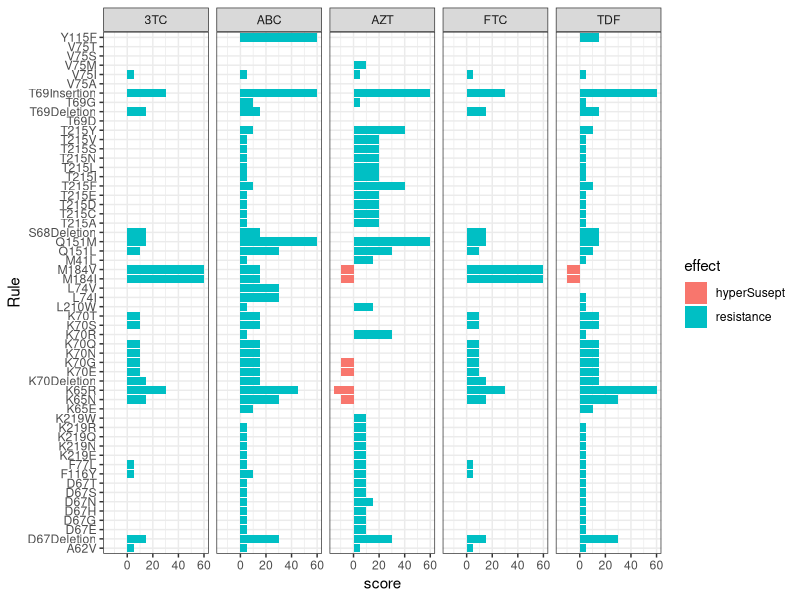
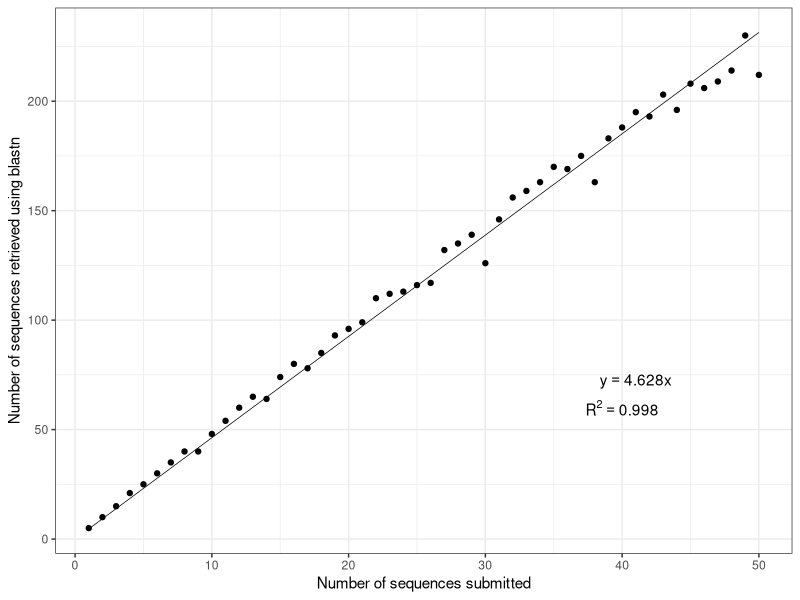
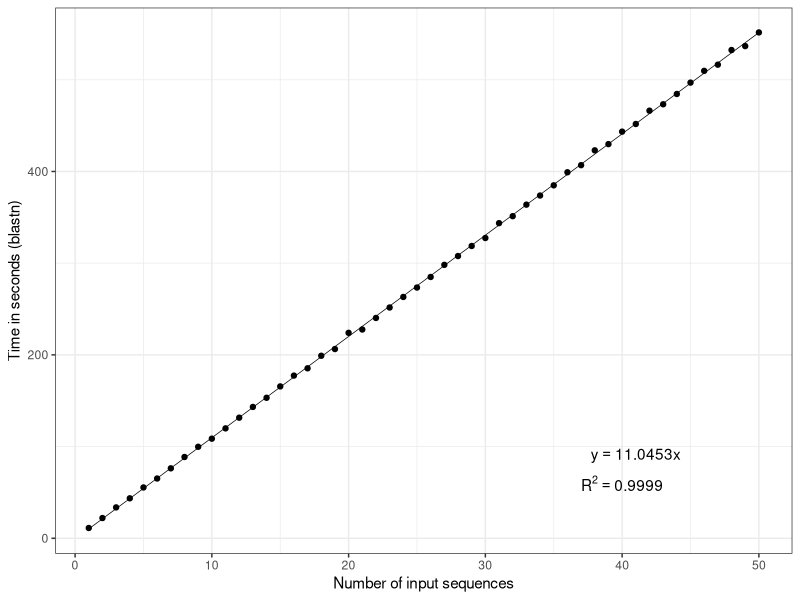
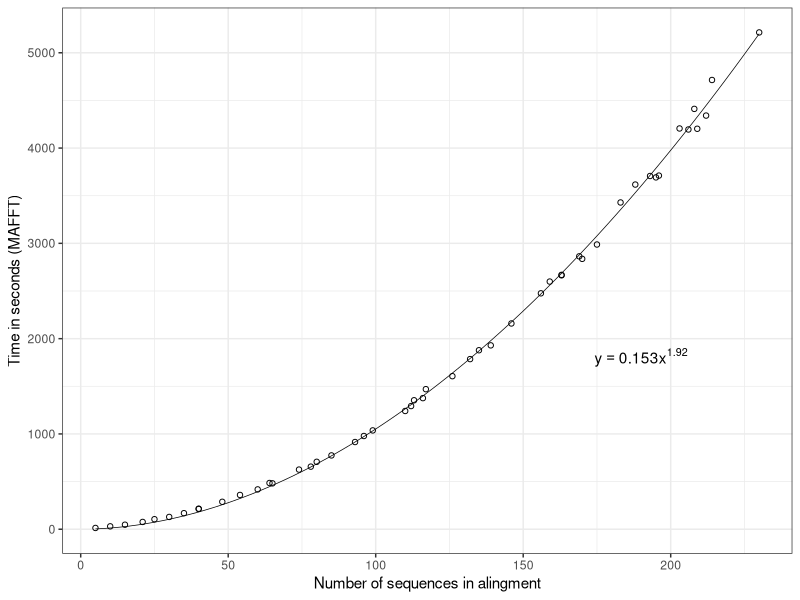

R code for these plots, in order:
## ---- chunk 1
knitr::opts_chunk$set(echo = TRUE)
## ---- chunk 2
suppressPackageStartupMessages({
  library(dplyr)
  library(readr)
  library(stringr)
  library(tidyr)
  library(ggplot2)
  library(knitr)
  library(kableExtra)
  
})
## ---- chunk 3
nrti_dr_scores <- read_delim("ScoresNRTI_1555579653110.tsv", col_names = TRUE, 
                             delim = "\t", col_types = "cdcddddddd")

nrti_dr_scores %>% 
  select(-c(2,3,6,7)) %>% 
  gather(arv, score, 2:6) %>% 
  filter(!grepl(" ",Rule)) %>% 
  mutate(effect = ifelse(score > 0, "resistance", "hyperSusept")) %>% 
  
  ggplot(aes(x = Rule, y = score, fill = effect))+
  geom_col()+
  coord_flip()+
  theme_bw()+
  facet_grid(. ~ arv)

## ---- chunk 4
# Read csv with time data
time_dat <- read_csv(
  "timeFile.csv", 
  col_types = "ccd",
  col_names = c("Run", "Description", "Measure")
)

head(time_dat) %>% 
  kable(format = "html", caption = "First few lines of the benchmarking data.") %>% 
  kable_styling(bootstrap_options = c("striped", "hover"))
## ---- chunk 5
time_dat <- time_dat %>% 
  separate(Run, into = c("X1","X2", 'nSubmitted'), convert = TRUE) %>% 
  select(-c(1,2)) %>% 
  spread(Description, Measure)

head(time_dat) %>% 
  kable(format = "html", caption = "First few lines of the benchmarking data after some cleaning.") %>% 
  kable_styling(bootstrap_options = c("striped", "hover"))

## ---- chunk 6
time_dat %>% 
  ggplot(aes(x = nSubmitted, y = blastHits))+
  geom_smooth(method=lm, se = FALSE, colour='black',formula=y~x-1, size = 0.25)+
  geom_point()+
  theme_bw()+
  xlab("Number of sequences submitted") + ylab("Number of sequences retrieved using blastn")+
  annotate("text", x=41, y=72, label = "y == 4.628 * x", parse=T)+
  annotate("text", x=40, y=60, label = "R^2 == 0.998", parse=T)


fit <-  lm(time_dat$blastHits ~ time_dat$nSubmitted-1)
summary(fit)
## ---- chunk 7
time_dat %>% 
  ggplot(aes(x = nSubmitted, y = blast))+
  geom_smooth(method=lm, se = FALSE, colour='black',formula=y~x, size = 0.25)+
  geom_point()+
  theme_bw()+
  xlab("Number of input sequences") + ylab("Time in seconds (blastn)")+
  annotate("text", x=41, y=90, label = "y == 11.0453 * x", parse=T)+
  annotate("text", x=40, y=60, label = "R^2 == 0.9999", parse=T)


fit <-  lm(time_dat$blast ~ time_dat$nSubmitted)
summary(fit)
## ---- chunk 8

t <- time_dat$mafftTime
N <- time_dat$blastHits
fit <- nls(t~b * N**a, start = list(a=2,b=0.1))
cor(t,predict(fit))
summary(fit)



time_dat %>% 
  ggplot(aes(x = blastHits, y = mafftTime))+
    geom_point(shape = 1)+
    geom_smooth(method="nls",
                formula = y ~ b * x**a, 
                method.args=list(start = c(a = 2, b = 0.1)), 
                se = FALSE, colour='black', size = 0.25) +
    annotate("text", x=190, y=1800, label = "y == 0.153 * x^1.92", parse=T)+
  theme_bw()+
  xlab("Number of sequences in alingment") + ylab("Time in seconds (MAFFT)")
